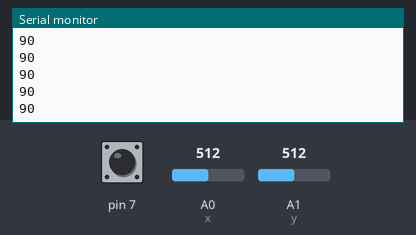
The sketch below on a simulated Arduino Uno, built with avr-gcc and run on an emulated ATmega328P. Parts: the last lines printed to the serial monitor. Inputs (shaded band) come from the test bench; at power-on: A1 (y) = 512, pin 7 HIGH, A0 (x) = 512.

Above: at 1.2 s.
1.3 s: A1 (y) set to 306
At 1.34 s:
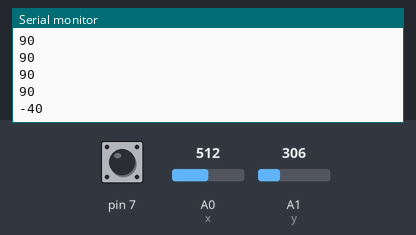
2.8 s: pin 7 pulled LOW for 0.15 s
At 2.98 s:
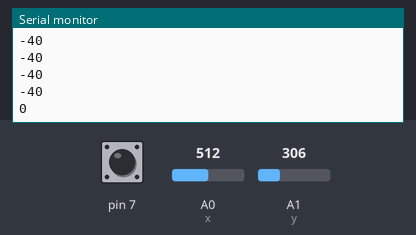
4.4 s: A1 (y) set to 122
At 4.41 s:
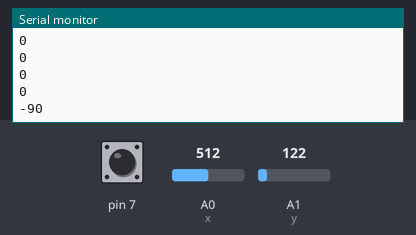
Timing chart, 0 to 7.4 s (numbered marks = the images above; inputs shaded):
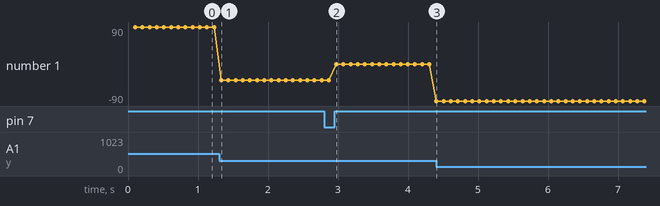

Measured:
- after the input at 1.3 s, the serial monitor: prints a new line at once (image 1)
- after the input at 2.8 s, the serial monitor: prints a new line after 0.17 s (image 2)
- after the input at 4.4 s, the serial monitor: prints a new line at once (image 3)
- plotted number 1: 90 → -40 after the input at 1.3 s, -40 → 0 after the input at 2.8 s, 0 → -90 after the input at 4.4 s

The sketch:

sketch_oct16a.ino
```cpp
#define x A0
#define y A1
#define z A2

void setup() {
  // put your setup code here, to run once:
  pinMode(x,INPUT);
  pinMode(y,INPUT);
  pinMode(z,INPUT);

  Serial.begin(9600);

  pinMode(7,INPUT_PULLUP);

}

int av_op (){

  int sum = 0;
  for(int i=0;i<20;i++){

    int op = map(av(1), -66, 66, -90, 90);

    sum += op;
  }

  return round(sum / 20);


}

int av (int inp){

    long sum=0;
    //Serial.print("av");
    switch(inp){
      case 0:
              //Serial.print("x");
              for(int i=0;i<20;i++){ sum+=analogRead(x); }
      break;
      case 1:
              //Serial.print("y");
              for(int i=0;i<20;i++){ sum+=analogRead(y); }
      break;
      case 2:
              //Serial.print("z");
               for(int i=0;i<20;i++){ sum+=analogRead(z); }
      break;
    }

    return round( sum / 20 );

}

int  def_x = 337
    ,def_y = 335
    ,def_z = 404
    ;

void loop() {

  delay(100);

  /*Serial.println(analogRead(x));
  Serial.print(' ');
  Serial.print(analogRead(y));
  Serial.print(' ');
  Serial.print(analogRead(z));
  Serial.print('\n');*/

  /*Serial.print(analogRead(x) - def_x);
  Serial.print(' ');
  Serial.print(analogRead(y) - def_y);
  Serial.print(' ');
  Serial.print(analogRead(z) - def_z);
  Serial.print('\n');*/

  /*Serial.print(analogRead(A0)-def_x);
  Serial.print(' ');
  Serial.print(av(0)-def_x);
  Serial.print(' ');*/

  int op = map(av(1)-def_y, -66, 66, -90, 90);
  if(op>90)
    op = 90;
  if(op<-90)
    op = -90;
  Serial.println(op);
  //Serial.println(analogRead(A1));
  //Serial.print('\n');

  if(digitalRead(7)==LOW){

    def_x = av(0);
    def_y = av(1);

    }

}
```
